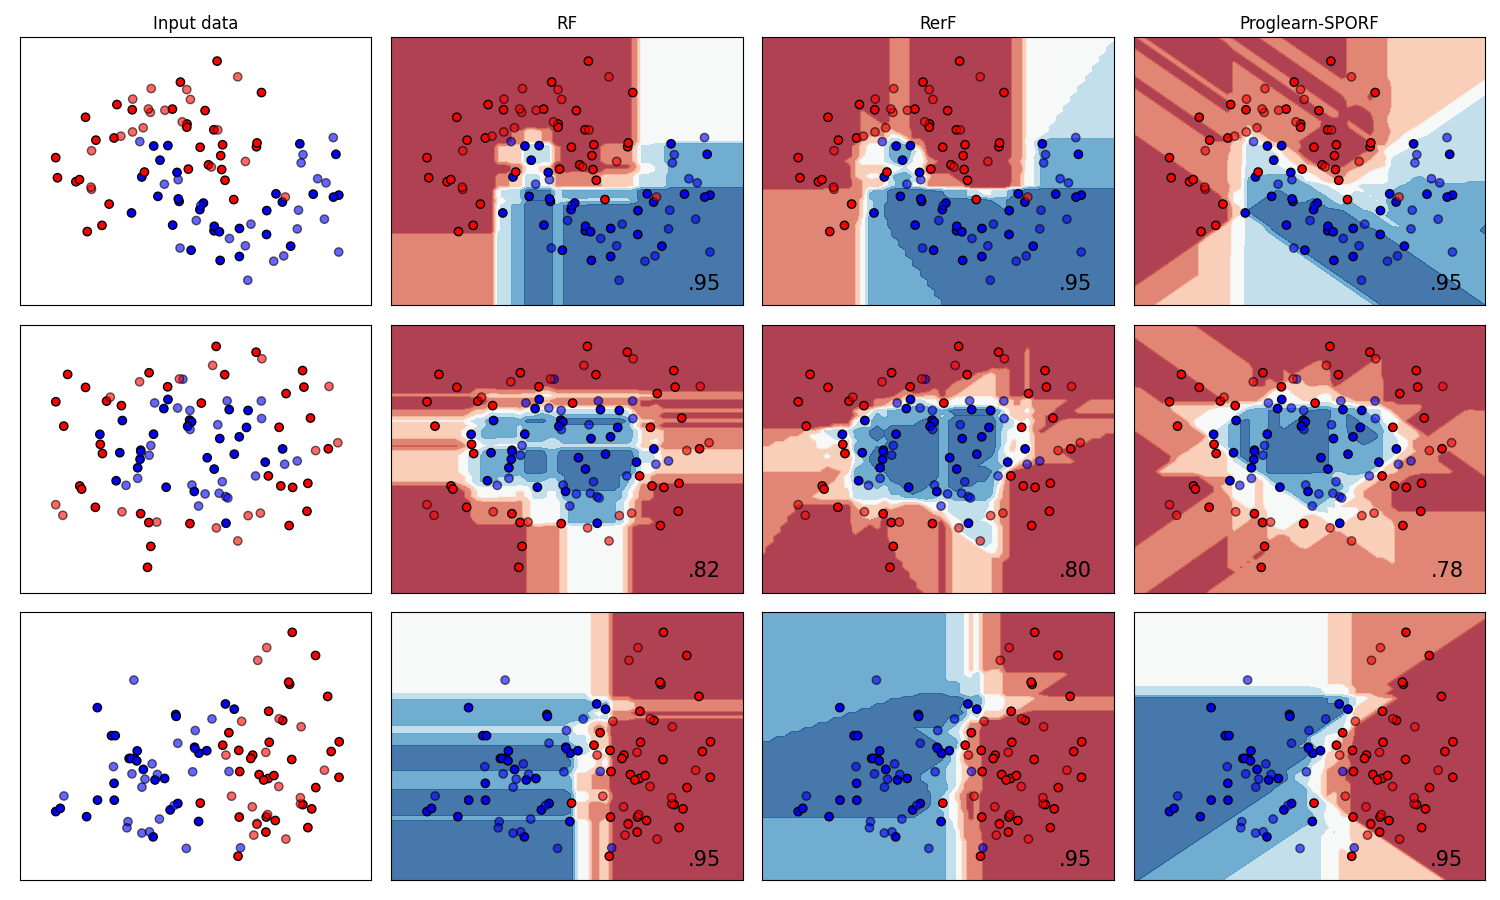

Reproduce this figure in Python.
from rerf.rerfClassifier import rerfClassifier

import numpy as np
np.random.seed(42)

import matplotlib.pyplot as plt
from matplotlib.colors import ListedColormap
from sklearn.model_selection import train_test_split
from sklearn.preprocessing import StandardScaler
from sklearn.datasets import make_moons, make_circles, make_classification
from sklearn.ensemble import RandomForestClassifier

from proglearn.forest import LifelongClassificationForest
from proglearn.voters import TreeClassificationVoter
from proglearn.transformers import TreeClassificationTransformer
from proglearn.transformers import ObliqueTreeClassificationTransformer
from proglearn.deciders import SimpleArgmaxAverage

NT = 10

h = .1  # step size in the mesh

names = ["RF", "RerF", "Proglearn-SPORF"]

classifiers = [
    RandomForestClassifier(max_depth=5, n_estimators=NT, max_features=1),
    rerfClassifier(n_estimators = NT, feature_combinations=1.5, max_features=2),
    LifelongClassificationForest(oblique=True, default_feature_combinations=1, default_density=0.5)]

X, y = make_classification(n_features=2, n_redundant=0, n_informative=2,
                           random_state=1, n_clusters_per_class=1)
rng = np.random.RandomState(2)
X += 2 * rng.uniform(size=X.shape)
linearly_separable = (X, y)

datasets = [make_moons(noise=0.3, random_state=0),
            make_circles(noise=0.2, factor=0.5, random_state=1),
            linearly_separable
            ]

figure = plt.figure(figsize=(15, 9))
i = 1
# iterate over datasets
for ds_cnt, ds in enumerate(datasets):
    # preprocess dataset, split into training and test part
    X, y = ds
    X = StandardScaler().fit_transform(X)
    X_train, X_test, y_train, y_test = \
        train_test_split(X, y, test_size=.4, random_state=42)

    x_min, x_max = X[:, 0].min() - .5, X[:, 0].max() + .5
    y_min, y_max = X[:, 1].min() - .5, X[:, 1].max() + .5
    xx, yy = np.meshgrid(np.arange(x_min, x_max, h),
                         np.arange(y_min, y_max, h))

    # just plot the dataset first
    cm = plt.cm.RdBu
    cm_bright = ListedColormap(['#FF0000', '#0000FF'])
    ax = plt.subplot(len(datasets), len(classifiers) + 1, i)
    if ds_cnt == 0:
        ax.set_title("Input data")
    # Plot the training points
    ax.scatter(X_train[:, 0], X_train[:, 1], c=y_train, cmap=cm_bright,
               edgecolors='k')
    # Plot the testing points
    ax.scatter(X_test[:, 0], X_test[:, 1], c=y_test, cmap=cm_bright, alpha=0.6,
               edgecolors='k')
    ax.set_xlim(xx.min(), xx.max())
    ax.set_ylim(yy.min(), yy.max())
    ax.set_xticks(())
    ax.set_yticks(())
    i += 1

    print(len(y_train), len(y_test))

    # iterate over classifiers
    for name, clf in zip(names, classifiers):
        ax = plt.subplot(len(datasets), len(classifiers) + 1, i)
       
        print(name)

        if "Proglearn" in name:
           
            clf = LifelongClassificationForest(oblique=True, 
                    default_feature_combinations=1, default_density=0.5)
            clf.add_task(X_train, y_train, n_estimators=NT)
            y_hat = clf.predict(X_test, task_id=0)
            score = np.sum(y_hat == y_test) / len(y_test)

        else:
            clf.fit(X_train, y_train)
            score = clf.score(X_test, y_test)

        # Plot the decision boundary. For that, we will assign a color to each
        # point in the mesh [x_min, x_max]x[y_min, y_max].
        if hasattr(clf, "decision_function"):
            Z = clf.decision_function(np.c_[xx.ravel(), yy.ravel()])
        elif "Proglearn" in name:
            Z = clf.predict_proba(np.c_[xx.ravel(), yy.ravel()], task_id=0)[:, 1]
        else:
            Z = clf.predict_proba(np.c_[xx.ravel(), yy.ravel()])[:, 1]

        # Put the result into a color plot
        Z = Z.reshape(xx.shape)
        ax.contourf(xx, yy, Z, cmap=cm, alpha=.8)

        # Plot the training points
        ax.scatter(X_train[:, 0], X_train[:, 1], c=y_train, cmap=cm_bright,
                   edgecolors='k')
        # Plot the testing points
        ax.scatter(X_test[:, 0], X_test[:, 1], c=y_test, cmap=cm_bright,
                   edgecolors='k', alpha=0.6)

        ax.set_xlim(xx.min(), xx.max())
        ax.set_ylim(yy.min(), yy.max())
        ax.set_xticks(())
        ax.set_yticks(())
        if ds_cnt == 0:
            ax.set_title(name)
        ax.text(xx.max() - .3, yy.min() + .3, ('%.2f' % score).lstrip('0'),
                size=15, horizontalalignment='right')
        i += 1
    
plt.tight_layout()
plt.savefig("decision_boundary")
